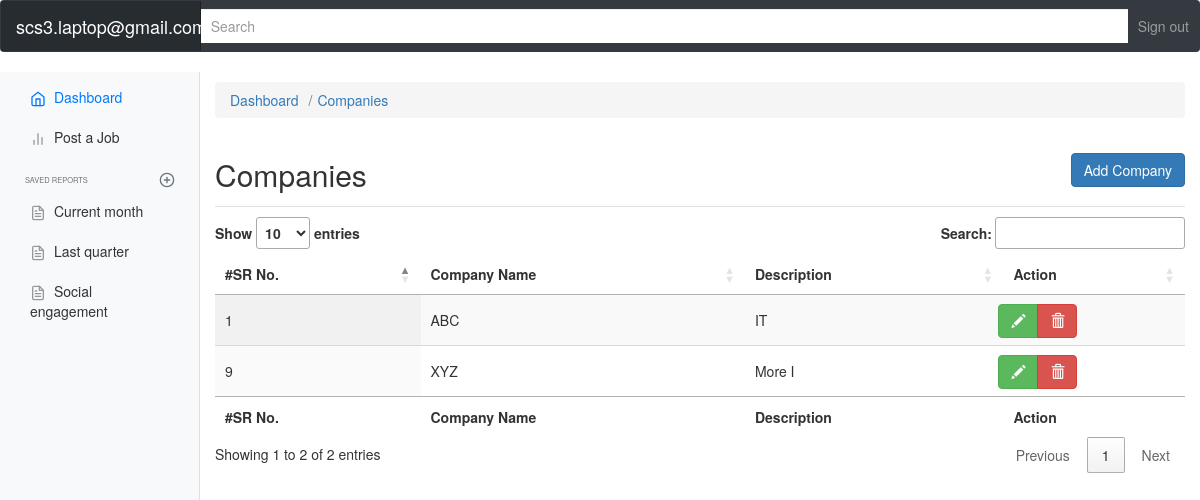
Screenshot of /admin/company.php (signed in) with the database file from the repository.
### tables this page shows
CREATE TABLE `company` (
  `company_id` int NOT NULL,
  `company_name` varchar(100) NOT NULL,
  `description` varchar(500) NOT NULL
);

### admin/company.php (the view, shortened to what this page needs)
<?php
include('include/header.php');
include('include/sidebar.php');
?>
<main role="main" class="col-md-9 ml-sm-auto col-lg-10 pt-3 px-4">
    <nav aria-label="breadcrumb">
        <ol class="breadcrumb">
            <li class="breadcrumb-item"><a href="admin_dashboard.php">Dashboard</a></li>
            <li class="breadcrumb-item"><a href="company.php">Companies</a></li>
        </ol>
    </nav>
    <div class="d-flex justify-content-between flex-wrap flex-md-nowrap align-items-center pb-2 mb-3 border-bottom">
        <h1 class="h2">Companies</h1>
        <div class="btn-toolbar mb-2 mb-md-0">
            <a class="btn btn-primary" href="add_company.php">Add Company</a>
        </div>
    </div>
    <table id="example" class="display" style="width:100%">
        <thead>
            <tr>
                <th>#SR No.</th>
                <th>Company Name</th>
                <th>Description</th>
                <th>Action</th>
            </tr>
        </thead>
        <tbody>
            <?php
            include('connection/db.php');
            $query = mysqli_query($conn, "select * from company");
            while ($row = mysqli_fetch_array($query)) {
            ?>
                <tr>
                    <td><?php echo $row['company_id'] ?></td>
                    <td><?php echo $row['company_name'] ?></td>
                    <td><?php echo $row['description'] ?></td>
                    <td>
                        <div class="row">
                            <div class="btn-group">
                                <a href="company_edit.php?id=<?php echo $row['company_id']?>" class="btn btn-success glyphicon glyphicon-pencil"><span class=""></span></a>
                                <a href="company_delete.php?del=<?php echo $row['company_id']?>" class="btn btn-danger glyphicon glyphicon-trash"><span class=""></span></a>
                            </div>
                        </div>
                    </td>
                </tr>
            <?php } ?>
        </tbody>
        <tfoot>
            <tr>
                <th>#SR No.</th>
                <th>Company Name</th>
                <th>Description</th>
                <th>Action</th>
            </tr>
        </tfoot>
    </table>
</main>
</div>
</div>
</body>
</html>

### admin/css/admin_dashboard.css (style rules this page uses)
body, html { font-size: .875rem; }
.border-bottom { border-bottom: 1px solid #e5e5e5; }

### rows the page displays
company: company_id "1", company_name "ABC", description "IT"
company: company_id "9", company_name "XYZ", description "More I"

### other values shown
$_SESSION['email'] "scs3.laptop@gmail.com"
